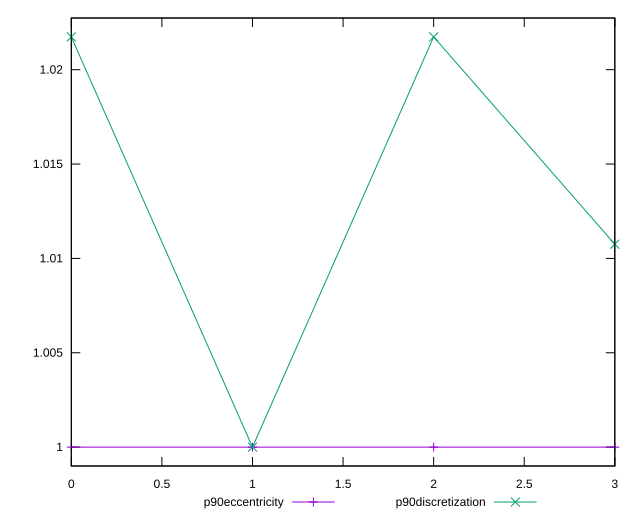

Generate this figure with gnuplot:
reset

$p90Eccentricity <<EOF
0 0.9999999999999994
1 0.9999999999999999
2 0.9999999999999997
3 0.9999999999999997
EOF

$p90Discretization <<EOF
0 1.0217391304347827
1 1
2 1.0217391304347827
3 1.010752688172043
EOF

set key outside below
set xrange [0:3]
set yrange [0.9989999999999994:1.0227391304347826]
set trange [0.9989999999999994:1.0227391304347826]
set terminal svg size 640, 520 enhanced background rgb 'white'
set output "reports/report_00032_2021-02-25T10-28-15.087Z/server-response-time/progression/eccentricity.svg"

plot $p90Eccentricity title "p90eccentricity" with linespoints, \
     $p90Discretization title "p90discretization" with linespoints

reset
